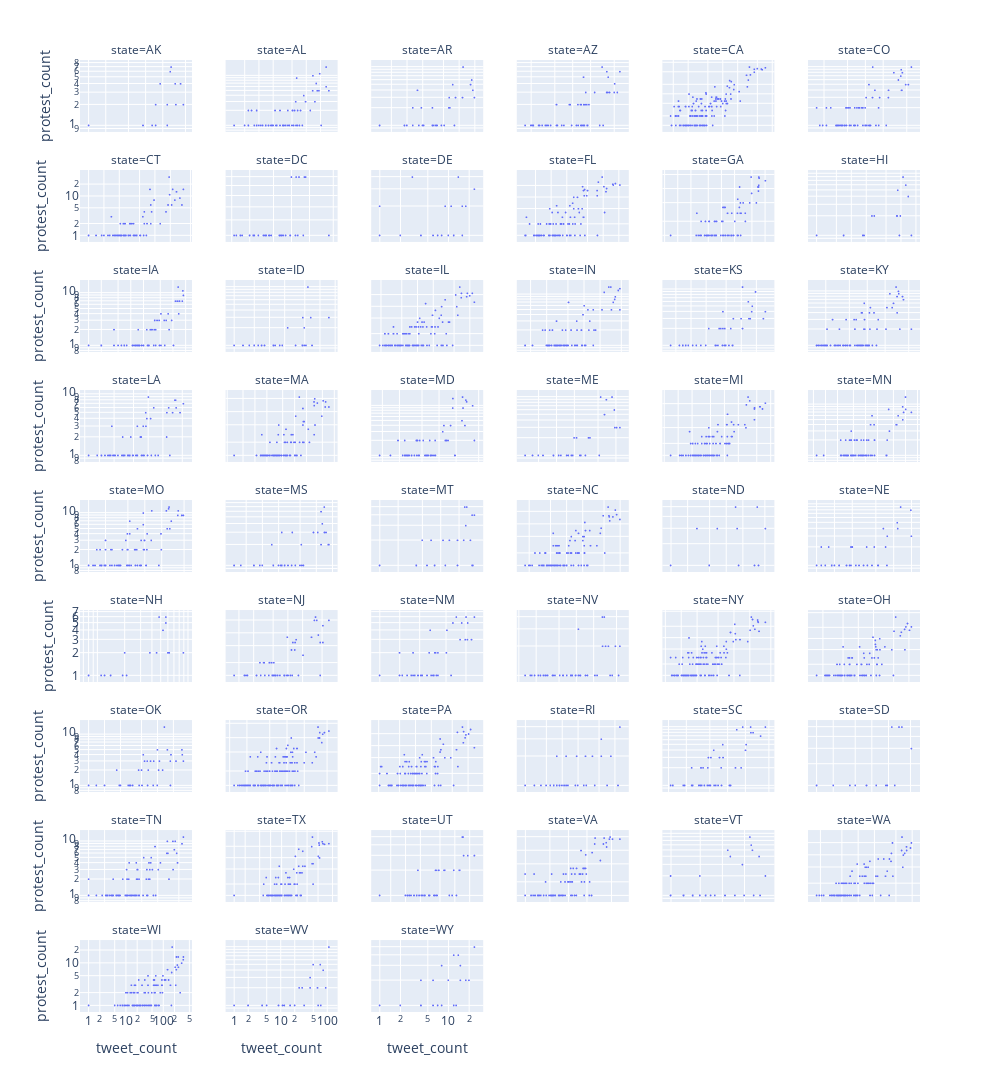

Source (notebook cell):
### Code cell
var = "_count"
# var = "s_100k"
fig = px.scatter(state_tp_time, 
                 x=f'tweet{var}', 
                 y=f'protest{var}', 
                 facet_col="state", 
                 facet_col_wrap=6, 
                 log_x=True, 
                 log_y=True,
                 facet_row_spacing=0.04, # default is 0.07 when facet_col_wrap is used
                 facet_col_spacing=0.04, # default is 0.03
                 height=1200, width=1000)
fig.update_yaxes(matches=None)
fig.update_xaxes(matches=None)
fig.update_traces(marker=dict(size=2))
fig.show()

# ax = sns.scatterplot(data=state_tp_time[state_tp_time['state']=='CA'], x=f'tweet{var}', y=f'protest{var}')
# ax.set(xscale='log', yscale='log')
